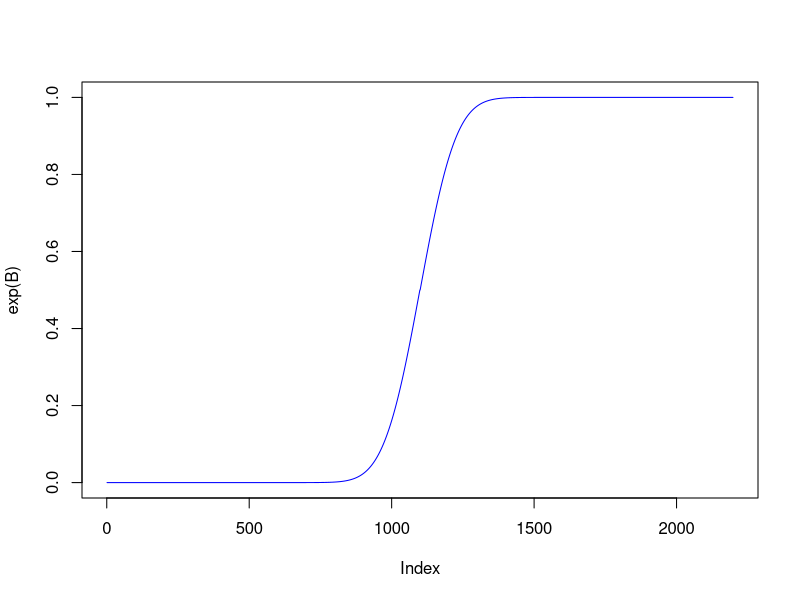
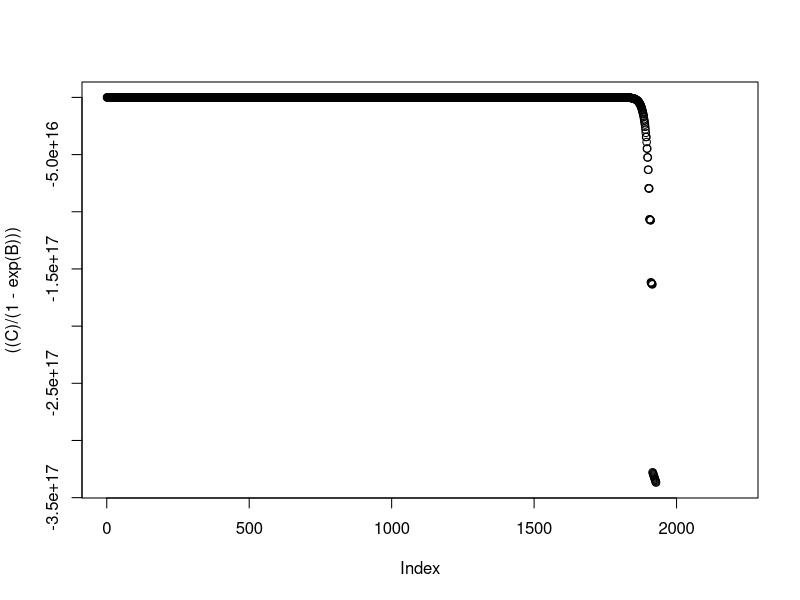

R code for these plots, in order:
A = scan("z_bins.txt")

B = scan("z_logcdf.txt")
C = scan("z_logsf.txt")



plot(exp(B), type = "l", col = "blue")
plot(((C)/(1-exp(B))))
